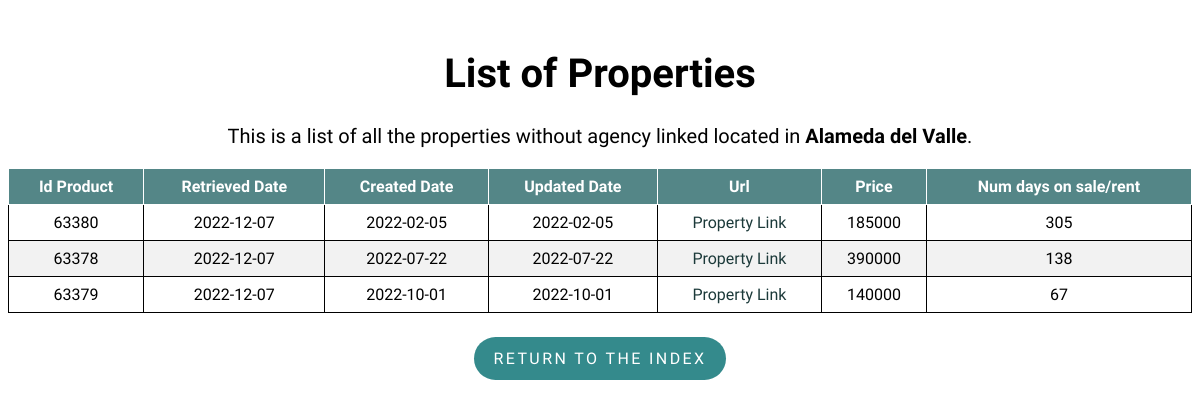
Page /property/Alameda del Valle on the earlier database version.
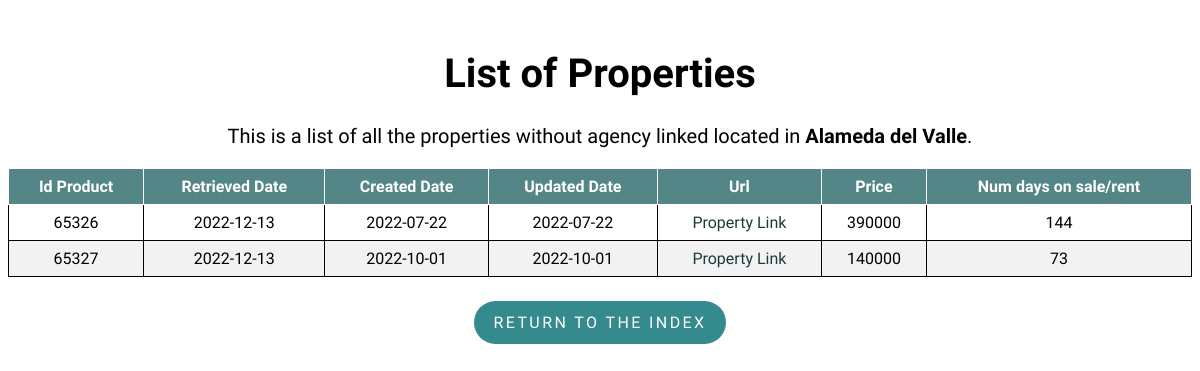
Same page on the later database version.
### flask-app/read_db.py (models this page shows)
class Property(db.Model):
    __tablename__ = 'properties'
    id_product = db.Column(db.Integer, primary_key=True)
    retrieved_date = db.Column(db.Date)
    created_date = db.Column(db.Date)
    url = db.Column(db.Text)
    mobile = db.Column(db.Integer)
    agency = db.Column(db.Text)
    real_estate_id = db.Column(db.Integer)
    price = db.Column(db.Integer)
    type_id = db.Column(db.Integer)
    trans_type_id = db.Column(db.Integer)
    location = db.Column(db.Text)
    num_days = db.Column(db.Integer)
    updated_date = db.Column(db.Date)

### flask-app/read_db.py (the view)
@app.route('/property/<location>', methods=['GET', 'POST'])
def property(location):
    properties = Property.query.filter_by(
        type_id=1, location=location).order_by(Property.url).distinct()
    return render_template('list.html', properties=properties, location=location)

### flask-app/templates/list.html (shortened to what this page needs)
<!DOCTYPE html>
<html lang="en">
<head>
    <link rel="stylesheet" type="text/css" href="{{ url_for('static', filename='styles/style.css') }}">
    <link rel="stylesheet" type="text/css" href="{{ url_for('static', filename='styles/tablesort.css') }}">
</head>
<body>
    <h1 class="list_header" style="font-size:40px;">List of Properties</h1>
    <p class="list_header" style="margin-top: 25px;font-size:20px;">This is a list of all the properties without agency linked located in
        <strong>{{ location }}</strong>.
    </p>
    <table class="table table-sortable">
        <thead>
            <tr>
                <th>Id Product</th>
                <th>Retrieved Date</th>
                <th>Created Date</th>
                <th>Updated Date</th>
                <th>Url</th>
                <th>Price</th>
                <th>Num days on sale/rent</th>
            </tr>
        </thead>
        <tbody>
            {% for property in properties %}
            <tr>
                <td>{{ property.id_product }}</td>
                <td>{{ property.retrieved_date }}</td>
                <td>{{ property.created_date }}</td>
                <td>{{ property.updated_date }}</td>
                <td>
                    <a class="property_link" href={{ property.url }}>Property Link</a>
                </td>
                <td><a>{{ property.price }}</a></td>
                <td>{{ property.num_days }}</td>
            </tr>
            {% endfor %}
        </tbody>
    </table>
    <div class = "btn_container">
        <p class="return_btn"><a class = "btn_link" href="{{ url_for('index') }}">Return to the index</a></p>
    </div>
</body>
</html>

### flask-app/static/styles/style.css (style rules this page uses)
body { font-family: 'Muli','Open Sans','Open Sans-fallback',sans-serif; }
table, th, td { border: 1px solid; }
table { width: 100%; border-collapse: collapse; }
th, td { text-align: center; padding: 8px; }
tr:nth-child(even) { background-color: #f2f2f2 }
th { background-color: rgb(84, 134, 135); color: white; }
.index_header, .list_header { margin-top: 50px; text-align: center; }
a.property_link { text-decoration: none; }
a.property_link:link, a.property_link:visited { color: rgb(28, 58, 58); }
.return_btn { display: inline-block; padding: .75rem 1.25rem; border-radius: 10rem; text-transform: uppercase; font-size: 1rem; letter-spacing: .15rem; transition: all .3s; position: relative; overflow: hidden; z-index: 1; background-color: rgb(52, 138, 140); }
.btn_link { text-decoration: none; color: #fff; }
.btn_container { margin-top: 8px; display: flex; justify-content: center; align-items: center; }

### flask-app/static/styles/tablesort.css (style rules this page uses)
.table-sortable th { cursor: pointer; }

Differences in the rows shown:
removed Property: id_product "63380", retrieved_date "2022-12-07", created_date "2022-02-05", updated_date "2022-02-05", price "185000", num_days "305"
removed Property: id_product "63378", retrieved_date "2022-12-07", created_date "2022-07-22", updated_date "2022-07-22", price "390000", num_days "138"
removed Property: id_product "63379", retrieved_date "2022-12-07", created_date "2022-10-01", updated_date "2022-10-01", price "140000", num_days "67"
added Property: id_product "65326", retrieved_date "2022-12-13", created_date "2022-07-22", updated_date "2022-07-22", price "390000", num_days "144"
added Property: id_product "65327", retrieved_date "2022-12-13", created_date "2022-10-01", updated_date "2022-10-01", price "140000", num_days "73"
